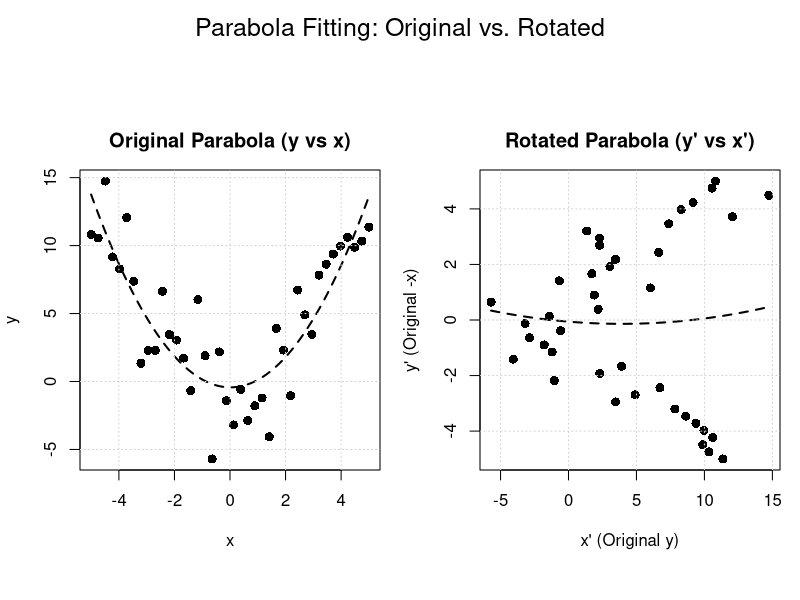
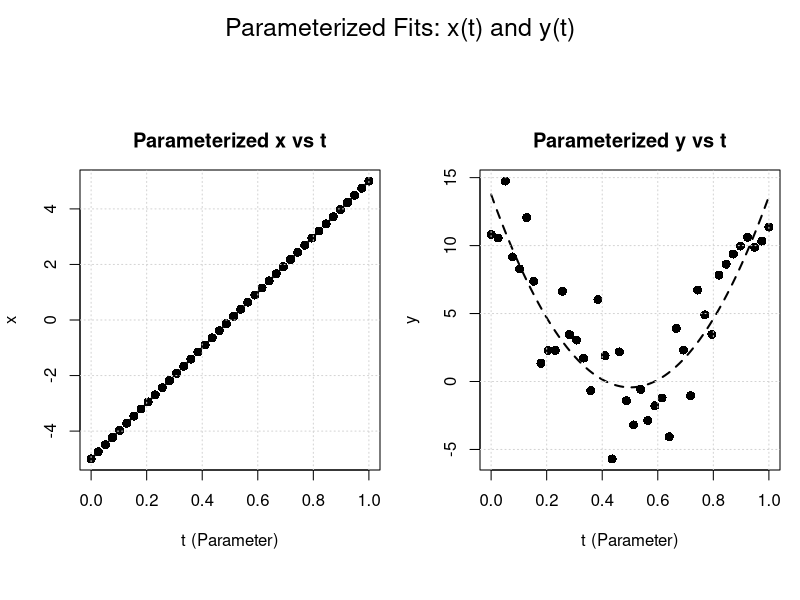

These figures' R source, in order:
## ---- chunk 1
#| label: fig-parabola-plots
#| echo: false
#| fig-cap: "Original and rotated parabola fits."

# Set seed for reproducibility
set.seed(123)

# Number of points
n_points <- 40

# Generate x values
x <- seq(-5, 5, length.out = n_points)

# Define the true parabola equation (e.g., y = 0.5*x^2)
true_y <- 0.5 * x^2

# Add random noise (normally distributed)
noise_sd <- 3 # Standard deviation of the noise
y_noisy <- true_y + rnorm(n_points, mean = 0, sd = noise_sd)

# Create a data frame (ensure points are ordered by x for parameterization)
parabola_data <- data.frame(x = x, y = y_noisy)

# --- 2. Fit Quadratic Model to Original Data (y vs x) ---

# Fit a polynomial model (degree 2 for parabola)
fit_original <- lm(y ~ poly(x, 2, raw = TRUE), data = parabola_data)

# Generate points for the fitted line
x_fit_orig <- seq(min(x), max(x), length.out = 100) # Smoother curve
y_fit_orig <- predict(fit_original, newdata = data.frame(x = x_fit_orig))
fit_line_original <- data.frame(x = x_fit_orig, y = y_fit_orig)

# --- 3. Rotate Points by 90 Degrees Clockwise ---

# Rotation matrix for 90 degrees clockwise: [[0, 1], [-1, 0]]
# New x' = y
# New y' = -x
x_rotated <- y_noisy
y_rotated <- -x

# Create a data frame for rotated points
rotated_data <- data.frame(x_rot = x_rotated, y_rot = y_rotated)

# --- 4. Fit Quadratic Model to Rotated Data (y' vs x') ---

# Fit a polynomial model (degree 2) - Modeling y_rot as a function of x_rot
# This is expected to provide a poor fit for the rotated shape
fit_rotated_incorrect <- lm(y_rot ~ poly(x_rot, 2, raw = TRUE), data = rotated_data)

# Generate points for the (incorrectly oriented) fitted line
x_rot_fit_inc <- seq(min(x_rotated), max(x_rotated), length.out = 100) # Use range of rotated x
y_rot_fit_inc <- predict(fit_rotated_incorrect, newdata = data.frame(x_rot = x_rot_fit_inc))
fit_line_rotated_inc <- data.frame(x_rot = x_rot_fit_inc, y_rot = y_rot_fit_inc)

# --- 5. Parameterize Original Data and Fit x(t), y(t) ---

# Create parameter t (normalized 0 to 1 based on index/x order)
t_param <- seq(0, 1, length.out = n_points)
parabola_data$t <- t_param

# Fit x as a function of t (quadratic)
fit_x_t <- lm(x ~ poly(t, 2, raw = TRUE), data = parabola_data)

# Fit y as a function of t (quadratic)
fit_y_t <- lm(y ~ poly(t, 2, raw = TRUE), data = parabola_data)

# Generate points for the fitted lines x(t) and y(t)
t_fit <- seq(0, 1, length.out = 100)
x_fit_t <- predict(fit_x_t, newdata = data.frame(t = t_fit))
y_fit_t <- predict(fit_y_t, newdata = data.frame(t = t_fit))

fit_line_x_t <- data.frame(t = t_fit, x = x_fit_t)
fit_line_y_t <- data.frame(t = t_fit, y = y_fit_t)


# --- 6. Plotting (Black and White Scheme, Square Aspect, Separate Figures) ---

# Set up plot layout (1 row, 2 columns), square aspect ratio
par(mfrow = c(1, 2), pty = "s", mar = c(4, 4, 3, 1), oma = c(0, 0, 3, 0))

# Plot 1.1: Original Data and Fit (y vs x)
plot(parabola_data$x, parabola_data$y,
     main = "Original Parabola (y vs x)",
     xlab = "x", ylab = "y",
     pch = 16, col = "black", # Black solid circles
     cex = 1.2)
lines(fit_line_original$x, fit_line_original$y,
      col = "black", lwd = 2, lty = 2) # Black dashed line
grid()
# legend() removed

# Plot 1.2: Rotated Data and (Incorrect) Fit (y' vs x')
plot(rotated_data$x_rot, rotated_data$y_rot,
     main = "Rotated Parabola (y' vs x')",
     xlab = "x' (Original y)", ylab = "y' (Original -x)",
     pch = 16, col = "black", # Black solid circles
     cex = 1.2)
lines(fit_line_rotated_inc$x_rot, fit_line_rotated_inc$y_rot,
      col = "black", lwd = 2, lty = 2) # Black dashed line
grid()
# legend() removed

# Add an overall title for Figure 1
mtext("Parabola Fitting: Original vs. Rotated", outer = TRUE, cex = 1.5, line = 1)
## ---- chunk 2
#| label: fig-parameterization-with-t
#| echo: false
#| fig-cap: "Figure 2 shows the parameterized fits."

# To keep both, you might need to open a new graphics device (e.g., using dev.new())
# or save the first plot to a file before creating the second.
par(mfrow = c(1, 2), pty = "s", mar = c(4, 4, 3, 1), oma = c(0, 0, 3, 0))

# Plot 2.1: Parameterized x vs t
plot(parabola_data$t, parabola_data$x,
     main = "Parameterized x vs t",
     xlab = "t (Parameter)", ylab = "x",
     pch = 16, col = "black",
     cex = 1.2)
lines(fit_line_x_t$t, fit_line_x_t$x,
      col = "black", lwd = 2, lty = 2)
grid()
# legend() removed

# Plot 2.2: Parameterized y vs t
plot(parabola_data$t, parabola_data$y,
     main = "Parameterized y vs t",
     xlab = "t (Parameter)", ylab = "y",
     pch = 16, col = "black",
     cex = 1.2)
lines(fit_line_y_t$t, fit_line_y_t$y,
      col = "black", lwd = 2, lty = 2)
grid()
# legend() removed

# Add an overall title for Figure 2
mtext("Parameterized Fits: x(t) and y(t)", outer = TRUE, cex = 1.5, line = 1)


